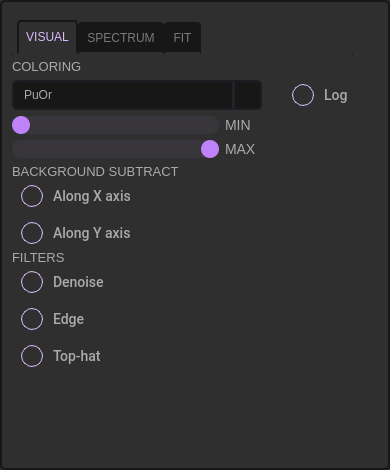
<?xml version="1.0" encoding="UTF-8"?>
<ui version="4.0">
 <class>settingsWidget</class>
 <widget class="QWidget" name="settingsWidget">
  <property name="geometry">
   <rect>
    <x>0</x>
    <y>0</y>
    <width>390</width>
    <height>470</height>
   </rect>
  </property>
  <property name="sizePolicy">
   <sizepolicy hsizetype="Preferred" vsizetype="Preferred">
    <horstretch>0</horstretch>
    <verstretch>0</verstretch>
   </sizepolicy>
  </property>
  <property name="minimumSize">
   <size>
    <width>390</width>
    <height>470</height>
   </size>
  </property>
  <property name="maximumSize">
   <size>
    <width>390</width>
    <height>470</height>
   </size>
  </property>
  <property name="windowTitle">
   <string>Form</string>
  </property>
  <property name="styleSheet">
   <string notr="true">QToolTip {
	color: #ffffff;
	background-color: rgba(27, 29, 35, 160);
	border: 1px solid rgb(40, 40, 40);
	border-radius: 2px;
}

QWidget {
	font-family: &quot;Roboto Medium&quot;;
	border: 2px solid #171717; 
	border-radius: 5px;
	background-color: #2F2F2F;
}

QLabel {
	color: rgb(170, 170, 170);
    font-size: 14px;
}

/* LINE EDIT */

/* RADIO BUTTON */
QRadioButton {
	color: #AAAAAA;
    spacing: 10px;
    font-size: 14px;
}

QRadioButton::indicator {
    border: 1px solid #DBBCFB;
	width: 20px;
	height: 20px;
 	border-radius: 11px;
    background: transparent;
}

QRadioButton::indicator:hover {
	border: 1px solid #BE82FA;
   background: transparent;
}

QRadioButton::indicator:checked {
	border: 1px solid #BE82FA;
   background: transparent;
	image: url(:/icons/svg/check.svg);
}



/* SLIDERS */
QSlider::groove:horizontal {
    border-radius: 9px;
    height: 18px;
	margin: 0px;
	background-color: #38363B;
}

QSlider::groove:horizontal:hover {
	background-color: #3A393F;
}

QSlider::handle:horizontal {
    background-color: #BE82FA;
    border: none;
    height: 18px;
    width: 18px;
    margin: 0px;
	border-radius: 9px;
}

QSlider::handle:horizontal:hover {
    background-color: #C186FE;
}

QSlider::handle:horizontal:pressed {
    background-color: #A870E0;
}

QSlider::groove:vertical {
    border-radius: 9px;
    width: 18px;
    margin: 0px;
	background-color: rgb(52, 59, 72);
}

QSlider::groove:vertical:hover {
	background-color: rgb(55, 62, 76);
}

QSlider::handle:vertical {
    background-color: rgb(85, 170, 255);
	border: none;
    height: 18px;
    width: 18px;
    margin: 0px;
	border-radius: 9px;
}

QSlider::handle:vertical:hover {
    background-color: rgb(105, 180, 255);
}

QSlider::handle:vertical:pressed {
    background-color: rgb(65, 130, 195);
}

QGroupBox {
	border: 0;
	color: rgb(170, 170, 170);
	font: 57 10px &quot;Roboto Medium&quot;;
}

QSpinBox {
	background-color: transparent;
	color: rgb(170, 170, 170);
    padding-right: 5px; /* make room for the arrows */
    border-width: 3;
}

QSpinBox::up-button {
    subcontrol-origin: border;
    subcontrol-position: right; /* position at the top right corner */
	height: 28px;
    width: 28px; 
	background-color: rgb(93,93,93);
    border-radius: 4px;
    border: 1px;
}

QSpinBox::down-button {
    subcontrol-origin: border;
    subcontrol-position: left; /* position at the top right corner */
	height: 28px;
    width: 28px;
	background-color: rgb(93,93,93);
    border-radius: 4px;
    border: 1px;
}

QSpinBox::up-arrow {
    width: 20px;
    height: 20px;
    image: url(:/icons/svg/plus.svg) 1;
}

QSpinBox::down-arrow {
    image: url(:/icons/svg/minus.svg) 1;
    width: 20px;
    height: 20px;
}

QSpinBox::up-button:pressed {
    background-color: rgb(200,200,200);
}


</string>
  </property>
  <layout class="QGridLayout" name="gridLayout_3">
   <property name="leftMargin">
    <number>12</number>
   </property>
   <property name="topMargin">
    <number>12</number>
   </property>
   <property name="rightMargin">
    <number>12</number>
   </property>
   <property name="spacing">
    <number>0</number>
   </property>
   <item row="1" column="1">
    <spacer name="verticalSpacer_3">
     <property name="orientation">
      <enum>Qt::Orientation::Vertical</enum>
     </property>
     <property name="sizeType">
      <enum>QSizePolicy::Policy::Expanding</enum>
     </property>
     <property name="sizeHint" stdset="0">
      <size>
       <width>5</width>
       <height>40</height>
      </size>
     </property>
    </spacer>
   </item>
   <item row="0" column="0" rowspan="2">
    <widget class="QTabWidget" name="tabWidget">
     <property name="sizePolicy">
      <sizepolicy hsizetype="Expanding" vsizetype="Expanding">
       <horstretch>0</horstretch>
       <verstretch>0</verstretch>
      </sizepolicy>
     </property>
     <property name="minimumSize">
      <size>
       <width>0</width>
       <height>430</height>
      </size>
     </property>
     <property name="maximumSize">
      <size>
       <width>16777215</width>
       <height>430</height>
      </size>
     </property>
     <property name="styleSheet">
      <string notr="true">QTabWidget::tab-bar {
    left: 5px; /* move to the right by 5px */
}

/* Style the tab using the tab sub-control. Note that
    it reads QTabBar _not_ QTabWidget */
QTabBar::tab {
    background: #171717;
	border: 2px solid #171717;
    border-bottom-color: #2F2F2F; /* same as the pane color */
    border-top-left-radius: 4px;
    border-top-right-radius: 4px;
    min-width: 8ex;
    padding: 7px;
}

QTabBar::tab:selected {
	background: #2F2F2F;
	border: 2px solid #171717;
    border-bottom-color: #2F2F2F; /* same as pane color */
	font: 14px &quot;Roboto Medium&quot;;
    color: #DBBCFB;
}

QTabBar::tab:!selected {
    margin-top: 2px; /* make non-selected tabs look smaller */
	font: 14px &quot;Roboto Medium&quot;;
    color: #797979;
}

QWidget {
	font-family: &quot;Roboto Medium&quot;;
	background-color: #2F2F2F;
	border: 0px black;
}

/* LINE EDIT */
QLineEdit {
	color: rgb(170, 170, 170);
	background-color: #171717;
	border-radius: 5px;
	border: 2px solid rgb(27, 29, 35);
	padding-left: 5px;
}

QLineEdit:hover {
	border: 2px solid rgb(64, 71, 88);
}

QLineEdit:focus {
	border: 2px solid rgb(91, 101, 124);
}

/* CHECKBOX */
QCheckBox {
	color: #AAAAAA;
    spacing: 10px;
    font-size: 14px;
}

QCheckBox::indicator {
    border: 1px solid #DBBCFB;
	width: 20px;
	height: 20px;
 	border-radius: 11px;
    background: transparent;
}

QCheckBox::indicator:hover {
	border: 1px solid #BE82FA;
   background: transparent;
}

QCheckBox::indicator:checked {
	border: 1px solid #BE82FA;
   background: transparent;
	image: url(:/icons/svg/check.svg);
}

/* COMBOBOX */
QComboBox {
	color: rgb(170, 170, 170);
	background-color: #171717;
	border-radius: 5px;
	border: 2px solid rgb(27, 29, 35);
	padding: 5px;
	padding-left: 10px;
}



QComboBox:hover{
	background-color: #171717;
	border: 2px solid rgb(64, 71, 88);
}

QComboBox::drop-down {
	background-color: #171717;
	subcontrol-origin: padding;
	subcontrol-position: top right;
	width: 25px; 
	border-left-width: 3px;
	border-left-color: rgba(39, 44, 54, 150);
	border-left-style: solid;
	border-top-right-radius: 3px;
	border-bottom-right-radius: 3px;	
 }
QComboBox::drop-down:button {
	width: 25px; 
 }

QComboBox::down-arrow{
	image: url(:/icons/svg/arrow-down-2F2F2F.svg);
	width: 12px;
	height: 9px;
}
 
QComboBox QAbstractItemView {
	color: rgb(85, 170, 255);	
	background-color: #2F2F2F;
	padding: 5px;
	selection-background-color: #2F2F2F;
}

QComboBox QAbstractItemView::item{
    height: 50px;
}</string>
     </property>
     <property name="tabPosition">
      <enum>QTabWidget::TabPosition::North</enum>
     </property>
     <property name="tabShape">
      <enum>QTabWidget::TabShape::Rounded</enum>
     </property>
     <property name="currentIndex">
      <number>0</number>
     </property>
     <property name="elideMode">
      <enum>Qt::TextElideMode::ElideRight</enum>
     </property>
     <widget class="QWidget" name="visualTab">
      <attribute name="title">
       <string>VISUAL</string>
      </attribute>
      <layout class="QVBoxLayout" name="verticalLayout">
       <property name="leftMargin">
        <number>0</number>
       </property>
       <property name="topMargin">
        <number>0</number>
       </property>
       <property name="rightMargin">
        <number>0</number>
       </property>
       <property name="bottomMargin">
        <number>0</number>
       </property>
       <item>
        <widget class="QWidget" name="visualTabContainerWidget" native="true">
         <property name="minimumSize">
          <size>
           <width>0</width>
           <height>360</height>
          </size>
         </property>
         <property name="maximumSize">
          <size>
           <width>16777215</width>
           <height>430</height>
          </size>
         </property>
         <layout class="QGridLayout" name="gridLayout_2">
          <property name="leftMargin">
           <number>0</number>
          </property>
          <property name="topMargin">
           <number>5</number>
          </property>
          <property name="rightMargin">
           <number>0</number>
          </property>
          <property name="bottomMargin">
           <number>0</number>
          </property>
          <item row="3" column="0">
           <widget class="QSlider" name="rangeSliderMin">
            <property name="sizePolicy">
             <sizepolicy hsizetype="Fixed" vsizetype="Fixed">
              <horstretch>0</horstretch>
              <verstretch>0</verstretch>
             </sizepolicy>
            </property>
            <property name="minimumSize">
             <size>
              <width>207</width>
              <height>18</height>
             </size>
            </property>
            <property name="maximumSize">
             <size>
              <width>207</width>
              <height>16777215</height>
             </size>
            </property>
            <property name="maximum">
             <number>99</number>
            </property>
            <property name="singleStep">
             <number>1</number>
            </property>
            <property name="orientation">
             <enum>Qt::Orientation::Horizontal</enum>
            </property>
           </widget>
          </item>
          <item row="4" column="0">
           <widget class="QSlider" name="rangeSliderMax">
            <property name="sizePolicy">
             <sizepolicy hsizetype="Fixed" vsizetype="Fixed">
              <horstretch>0</horstretch>
              <verstretch>0</verstretch>
             </sizepolicy>
            </property>
            <property name="minimumSize">
             <size>
              <width>207</width>
              <height>18</height>
             </size>
            </property>
            <property name="maximumSize">
             <size>
              <width>207</width>
              <height>16777215</height>
             </size>
            </property>
            <property name="maximum">
             <number>99</number>
            </property>
            <property name="value">
             <number>99</number>
            </property>
            <property name="sliderPosition">
             <number>99</number>
            </property>
            <property name="orientation">
             <enum>Qt::Orientation::Horizontal</enum>
            </property>
           </widget>
          </item>
          <item row="9" column="0">
           <spacer name="verticalSpacer">
            <property name="orientation">
             <enum>Qt::Orientation::Vertical</enum>
            </property>
            <property name="sizeHint" stdset="0">
             <size>
              <width>20</width>
              <height>7</height>
             </size>
            </property>
           </spacer>
          </item>
          <item row="8" column="0">
           <widget class="QFrame" name="filterQFrame">
            <property name="sizePolicy">
             <sizepolicy hsizetype="Minimum" vsizetype="Fixed">
              <horstretch>0</horstretch>
              <verstretch>0</verstretch>
             </sizepolicy>
            </property>
            <property name="minimumSize">
             <size>
              <width>0</width>
              <height>0</height>
             </size>
            </property>
            <property name="maximumSize">
             <size>
              <width>16777215</width>
              <height>16777215</height>
             </size>
            </property>
            <layout class="QVBoxLayout" name="verticalLayout_12">
             <property name="spacing">
              <number>15</number>
             </property>
             <property name="topMargin">
              <number>0</number>
             </property>
             <property name="bottomMargin">
              <number>0</number>
             </property>
             <item>
              <widget class="QCheckBox" name="waveletCheckBox">
               <property name="font">
                <font>
                 <family>Roboto Medium</family>
                 <pointsize>-1</pointsize>
                </font>
               </property>
               <property name="toolTip">
                <string notr="true"/>
               </property>
               <property name="text">
                <string notr="true">Denoise</string>
               </property>
              </widget>
             </item>
             <item>
              <widget class="QCheckBox" name="edgeFilterCheckBox">
               <property name="font">
                <font>
                 <family>Roboto Medium</family>
                 <pointsize>-1</pointsize>
                </font>
               </property>
               <property name="toolTip">
                <string notr="true"/>
               </property>
               <property name="text">
                <string notr="true">Edge</string>
               </property>
              </widget>
             </item>
             <item>
              <widget class="QCheckBox" name="topHatCheckBox">
               <property name="font">
                <font>
                 <family>Roboto Medium</family>
                 <pointsize>-1</pointsize>
                </font>
               </property>
               <property name="toolTip">
                <string notr="true"/>
               </property>
               <property name="text">
                <string notr="true">Top-hat</string>
               </property>
              </widget>
             </item>
            </layout>
           </widget>
          </item>
          <item row="2" column="0" colspan="2">
           <widget class="QComboBox" name="colorComboBox">
            <property name="sizePolicy">
             <sizepolicy hsizetype="Fixed" vsizetype="Fixed">
              <horstretch>0</horstretch>
              <verstretch>0</verstretch>
             </sizepolicy>
            </property>
            <property name="minimumSize">
             <size>
              <width>250</width>
              <height>30</height>
             </size>
            </property>
            <property name="maximumSize">
             <size>
              <width>250</width>
              <height>30</height>
             </size>
            </property>
            <property name="toolTip">
             <string notr="true"/>
            </property>
            <property name="currentText">
             <string>PuOr</string>
            </property>
            <property name="iconSize">
             <size>
              <width>150</width>
              <height>20</height>
             </size>
            </property>
            <property name="frame">
             <bool>false</bool>
            </property>
            <item>
             <property name="text">
              <string notr="true">PuOr</string>
             </property>
             <property name="icon">
              <iconset resource="resources.qrc">
               <normaloff>:/icons/PuOr.png</normaloff>:/icons/PuOr.png</iconset>
             </property>
            </item>
            <item>
             <property name="text">
              <string notr="true">RdYlBu</string>
             </property>
             <property name="icon">
              <iconset resource="resources.qrc">
               <normaloff>:/icons/RdYlBu.png</normaloff>:/icons/RdYlBu.png</iconset>
             </property>
            </item>
            <item>
             <property name="text">
              <string notr="true">bwr</string>
             </property>
             <property name="icon">
              <iconset resource="resources.qrc">
               <normaloff>:/icons/bwr.png</normaloff>:/icons/bwr.png</iconset>
             </property>
            </item>
            <item>
             <property name="text">
              <string notr="true">viridis</string>
             </property>
             <property name="icon">
              <iconset resource="resources.qrc">
               <normaloff>:/icons/viridis.png</normaloff>:/icons/viridis.png</iconset>
             </property>
            </item>
            <item>
             <property name="text">
              <string notr="true">cividis</string>
             </property>
             <property name="icon">
              <iconset resource="resources.qrc">
               <normaloff>:/icons/cividis.png</normaloff>:/icons/cividis.png</iconset>
             </property>
            </item>
            <item>
             <property name="text">
              <string notr="true">gray</string>
             </property>
             <property name="icon">
              <iconset resource="resources.qrc">
               <normaloff>:/icons/gray.png</normaloff>:/icons/gray.png</iconset>
             </property>
            </item>
           </widget>
          </item>
          <item row="7" column="0">
           <widget class="QLabel" name="label_39">
            <property name="sizePolicy">
             <sizepolicy hsizetype="Preferred" vsizetype="Fixed">
              <horstretch>0</horstretch>
              <verstretch>0</verstretch>
             </sizepolicy>
            </property>
            <property name="styleSheet">
             <string notr="true">font-size: 13px</string>
            </property>
            <property name="text">
             <string>FILTERS</string>
            </property>
           </widget>
          </item>
          <item row="3" column="1">
           <widget class="QLabel" name="label_2">
            <property name="text">
             <string>MIN</string>
            </property>
           </widget>
          </item>
          <item row="5" column="0">
           <widget class="QLabel" name="label_38">
            <property name="sizePolicy">
             <sizepolicy hsizetype="Preferred" vsizetype="Fixed">
              <horstretch>0</horstretch>
              <verstretch>0</verstretch>
             </sizepolicy>
            </property>
            <property name="styleSheet">
             <string notr="true">font-size: 13px</string>
            </property>
            <property name="text">
             <string>BACKGROUND SUBTRACT</string>
            </property>
           </widget>
          </item>
          <item row="4" column="1">
           <widget class="QLabel" name="label_3">
            <property name="text">
             <string>MAX</string>
            </property>
           </widget>
          </item>
          <item row="1" column="0">
           <widget class="QLabel" name="label_40">
            <property name="sizePolicy">
             <sizepolicy hsizetype="Preferred" vsizetype="Fixed">
              <horstretch>0</horstretch>
              <verstretch>0</verstretch>
             </sizepolicy>
            </property>
            <property name="styleSheet">
             <string notr="true">font-size: 13px</string>
            </property>
            <property name="text">
             <string>COLORING</string>
            </property>
           </widget>
          </item>
          <item row="2" column="2">
           <widget class="QCheckBox" name="logScaleCheckBox">
            <property name="font">
             <font>
              <family>Roboto Medium</family>
              <pointsize>-1</pointsize>
             </font>
            </property>
            <property name="layoutDirection">
             <enum>Qt::LayoutDirection::LeftToRight</enum>
            </property>
            <property name="autoFillBackground">
             <bool>false</bool>
            </property>
            <property name="text">
             <string notr="true">Log</string>
            </property>
            <property name="checked">
             <bool>false</bool>
            </property>
           </widget>
          </item>
          <item row="6" column="0">
           <widget class="QFrame" name="bgndSubtractQFrame">
            <property name="sizePolicy">
             <sizepolicy hsizetype="Minimum" vsizetype="Fixed">
              <horstretch>0</horstretch>
              <verstretch>0</verstretch>
             </sizepolicy>
            </property>
            <property name="minimumSize">
             <size>
              <width>207</width>
              <height>0</height>
             </size>
            </property>
            <property name="layoutDirection">
             <enum>Qt::LayoutDirection::LeftToRight</enum>
            </property>
            <layout class="QVBoxLayout" name="verticalLayout_7">
             <property name="spacing">
              <number>15</number>
             </property>
             <property name="topMargin">
              <number>0</number>
             </property>
             <property name="bottomMargin">
              <number>0</number>
             </property>
             <item>
              <widget class="QCheckBox" name="bgndSubtractXCheckBox">
               <property name="sizePolicy">
                <sizepolicy hsizetype="Fixed" vsizetype="Fixed">
                 <horstretch>0</horstretch>
                 <verstretch>0</verstretch>
                </sizepolicy>
               </property>
               <property name="font">
                <font>
                 <family>Roboto Medium</family>
                 <pointsize>-1</pointsize>
                </font>
               </property>
               <property name="toolTip">
                <string notr="true">Background subtraction along X</string>
               </property>
               <property name="text">
                <string notr="true">Along X axis</string>
               </property>
               <property name="checked">
                <bool>false</bool>
               </property>
               <property name="tristate">
                <bool>false</bool>
               </property>
              </widget>
             </item>
             <item>
              <widget class="QCheckBox" name="bgndSubtractYCheckBox">
               <property name="sizePolicy">
                <sizepolicy hsizetype="Fixed" vsizetype="Fixed">
                 <horstretch>0</horstretch>
                 <verstretch>0</verstretch>
                </sizepolicy>
               </property>
               <property name="font">
                <font>
                 <family>Roboto Medium</family>
                 <pointsize>-1</pointsize>
                </font>
               </property>
               <property name="toolTip">
                <string notr="true">Background subtraction along Y</string>
               </property>
               <property name="text">
                <string notr="true">Along Y axis</string>
               </property>
               <property name="tristate">
                <bool>false</bool>
               </property>
              </widget>
             </item>
            </layout>
           </widget>
          </item>
         </layout>
        </widget>
       </item>
      </layout>
     </widget>
     <widget class="QWidget" name="spectrumTab">
      <attribute name="title">
       <string>SPECTRUM</string>
      </attribute>
      <layout class="QVBoxLayout" name="verticalLayout_3">
       <property name="leftMargin">
        <number>0</number>
       </property>
       <property name="topMargin">
        <number>0</number>
       </property>
       <property name="rightMargin">
        <number>0</number>
       </property>
       <property name="bottomMargin">
        <number>0</number>
       </property>
       <item>
        <widget class="QWidget" name="spectrumTabContainerWidget" native="true">
         <property name="minimumSize">
          <size>
           <width>0</width>
           <height>360</height>
          </size>
         </property>
         <property name="maximumSize">
          <size>
           <width>16777215</width>
           <height>430</height>
          </size>
         </property>
         <layout class="QGridLayout" name="gridLayout">
          <property name="leftMargin">
           <number>0</number>
          </property>
          <property name="topMargin">
           <number>5</number>
          </property>
          <property name="rightMargin">
           <number>0</number>
          </property>
          <property name="bottomMargin">
           <number>0</number>
          </property>
          <item row="4" column="0">
           <widget class="QLabel" name="label_43">
            <property name="sizePolicy">
             <sizepolicy hsizetype="Fixed" vsizetype="Fixed">
              <horstretch>0</horstretch>
              <verstretch>0</verstretch>
             </sizepolicy>
            </property>
            <property name="styleSheet">
             <string notr="true">font-size: 13px</string>
            </property>
            <property name="text">
             <string>POINTS ADDED</string>
            </property>
           </widget>
          </item>
          <item row="2" column="0">
           <widget class="QLabel" name="label">
            <property name="sizePolicy">
             <sizepolicy hsizetype="Fixed" vsizetype="Fixed">
              <horstretch>0</horstretch>
              <verstretch>0</verstretch>
             </sizepolicy>
            </property>
            <property name="styleSheet">
             <string notr="true">font-size: 13px</string>
            </property>
            <property name="text">
             <string>INITIAL STATE</string>
            </property>
           </widget>
          </item>
          <item row="2" column="1" colspan="2">
           <widget class="MultiStatesLineEdit" name="initStateLineEdit">
            <property name="sizePolicy">
             <sizepolicy hsizetype="Fixed" vsizetype="Fixed">
              <horstretch>0</horstretch>
              <verstretch>0</verstretch>
             </sizepolicy>
            </property>
            <property name="minimumSize">
             <size>
              <width>170</width>
              <height>30</height>
             </size>
            </property>
            <property name="maximumSize">
             <size>
              <width>16777215</width>
              <height>30</height>
             </size>
            </property>
            <property name="placeholderText">
             <string>dressed or bare indices</string>
            </property>
           </widget>
          </item>
          <item row="3" column="1" colspan="2">
           <widget class="IntLineEdit" name="evalsCountLineEdit">
            <property name="sizePolicy">
             <sizepolicy hsizetype="Fixed" vsizetype="Fixed">
              <horstretch>0</horstretch>
              <verstretch>0</verstretch>
             </sizepolicy>
            </property>
            <property name="minimumSize">
             <size>
              <width>170</width>
              <height>30</height>
             </size>
            </property>
            <property name="maximumSize">
             <size>
              <width>16777215</width>
              <height>30</height>
             </size>
            </property>
            <property name="text">
             <string>20</string>
            </property>
           </widget>
          </item>
          <item row="3" column="0">
           <widget class="QLabel" name="label_42">
            <property name="sizePolicy">
             <sizepolicy hsizetype="Fixed" vsizetype="Fixed">
              <horstretch>0</horstretch>
              <verstretch>0</verstretch>
             </sizepolicy>
            </property>
            <property name="styleSheet">
             <string notr="true">font-size: 13px</string>
            </property>
            <property name="text">
             <string>EVALS COUNT</string>
            </property>
           </widget>
          </item>
          <item row="1" column="1" colspan="2">
           <widget class="QComboBox" name="subsysComboBox">
            <property name="sizePolicy">
             <sizepolicy hsizetype="Fixed" vsizetype="Fixed">
              <horstretch>0</horstretch>
              <verstretch>0</verstretch>
             </sizepolicy>
            </property>
            <property name="minimumSize">
             <size>
              <width>170</width>
              <height>30</height>
             </size>
            </property>
            <property name="maximumSize">
             <size>
              <width>16777215</width>
              <height>30</height>
             </size>
            </property>
            <property name="styleSheet">
             <string notr="true"/>
            </property>
            <property name="sizeAdjustPolicy">
             <enum>QComboBox::SizeAdjustPolicy::AdjustToMinimumContentsLengthWithIcon</enum>
            </property>
           </widget>
          </item>
          <item row="6" column="1">
           <widget class="QSpinBox" name="prefitPhotonSpinBox">
            <property name="sizePolicy">
             <sizepolicy hsizetype="Fixed" vsizetype="Fixed">
              <horstretch>0</horstretch>
              <verstretch>0</verstretch>
             </sizepolicy>
            </property>
            <property name="minimumSize">
             <size>
              <width>96</width>
              <height>35</height>
             </size>
            </property>
            <property name="styleSheet">
             <string notr="true">QSpinBox {
    color: #FFFFFF;
    background-color: #2F2F2F;
	height: 28px;
    width: 28px; 
    background-image: url(:/images/spin_box_bg_171717.svg) 1;
    background-repeat: no-repeat;
    background-position: center center;
    background-origin: content;
   /*padding: -5px 0px -14px 0px;*/
}

QSpinBox::up-button {
    subcontrol-origin: border;
    subcontrol-position: right; /* position at the top right corner */
	height: 28px;
    width: 28px; 
	background-color: #171717;
    border-radius: 4px;
}

QSpinBox::down-button {
    subcontrol-origin: border;
    subcontrol-position: left; /* position at the top right corner */
	height: 28px;
    width: 28px;
	background-color: #171717;
    border-radius: 4px;
    border: 1px;
}

QSpinBox::up-arrow {
    width: 20px;
    height: 20px;
    image: url(:/icons/svg/plus.svg) 1;
}

QSpinBox::up-arrow:pressed {
    width: 20px;
    height: 20px;
    image: url(:/icons/svg/plus-pressed.svg) 1;
}

QSpinBox::down-arrow {
    image: url(:/icons/svg/minus.svg) 1;
    width: 20px;
    height: 20px;
}

QSpinBox::down-arrow:pressed {
    image: url(:/icons/svg/minus-pressed.svg) 1;
    width: 20px;
    height: 20px;
}

QSpinBox::up-button:pressed {
    background-color: #262626;
}

QSpinBox::down-button:pressed {
    background-color: #262626;
}</string>
            </property>
            <property name="alignment">
             <set>Qt::AlignmentFlag::AlignCenter</set>
            </property>
            <property name="minimum">
             <number>1</number>
            </property>
           </widget>
          </item>
          <item row="4" column="1" colspan="2">
           <widget class="IntLineEdit" name="pointsAddLineEdit">
            <property name="sizePolicy">
             <sizepolicy hsizetype="Fixed" vsizetype="Fixed">
              <horstretch>0</horstretch>
              <verstretch>0</verstretch>
             </sizepolicy>
            </property>
            <property name="minimumSize">
             <size>
              <width>170</width>
              <height>30</height>
             </size>
            </property>
            <property name="maximumSize">
             <size>
              <width>16777215</width>
              <height>30</height>
             </size>
            </property>
            <property name="text">
             <string>10</string>
            </property>
            <property name="placeholderText">
             <string># of x value for spectrum sweep</string>
            </property>
           </widget>
          </item>
          <item row="1" column="0">
           <widget class="QLabel" name="label_44">
            <property name="sizePolicy">
             <sizepolicy hsizetype="Fixed" vsizetype="Fixed">
              <horstretch>0</horstretch>
              <verstretch>0</verstretch>
             </sizepolicy>
            </property>
            <property name="styleSheet">
             <string notr="true">font-size: 13px</string>
            </property>
            <property name="text">
             <string>TRANSITIONS</string>
            </property>
           </widget>
          </item>
          <item row="1" column="3">
           <widget class="QPushButton" name="numericalSpectrumSettingsHelpPushButton">
            <property name="sizePolicy">
             <sizepolicy hsizetype="Fixed" vsizetype="Fixed">
              <horstretch>0</horstretch>
              <verstretch>0</verstretch>
             </sizepolicy>
            </property>
            <property name="minimumSize">
             <size>
              <width>0</width>
              <height>0</height>
             </size>
            </property>
            <property name="styleSheet">
             <string notr="true">QPushButton {
    border: none;
    background: none;
}</string>
            </property>
            <property name="text">
             <string/>
            </property>
            <property name="icon">
             <iconset resource="resources.qrc">
              <normaloff>:/icons/svg/question-circle.svg</normaloff>:/icons/svg/question-circle.svg</iconset>
            </property>
            <property name="iconSize">
             <size>
              <width>23</width>
              <height>23</height>
             </size>
            </property>
           </widget>
          </item>
          <item row="6" column="0">
           <widget class="QLabel" name="label_33">
            <property name="sizePolicy">
             <sizepolicy hsizetype="Fixed" vsizetype="Fixed">
              <horstretch>0</horstretch>
              <verstretch>0</verstretch>
             </sizepolicy>
            </property>
            <property name="styleSheet">
             <string notr="true">font-size: 13px</string>
            </property>
            <property name="text">
             <string>PHOTONS</string>
            </property>
           </widget>
          </item>
          <item row="7" column="0">
           <spacer name="verticalSpacer_2">
            <property name="orientation">
             <enum>Qt::Orientation::Vertical</enum>
            </property>
            <property name="sizeHint" stdset="0">
             <size>
              <width>20</width>
              <height>115</height>
             </size>
            </property>
           </spacer>
          </item>
          <item row="5" column="0">
           <widget class="QLabel" name="label_4">
            <property name="text">
             <string>NUM CPUS</string>
            </property>
           </widget>
          </item>
          <item row="5" column="1">
           <widget class="IntLineEdit" name="numCPUsLineEdit">
            <property name="sizePolicy">
             <sizepolicy hsizetype="Fixed" vsizetype="Fixed">
              <horstretch>0</horstretch>
              <verstretch>0</verstretch>
             </sizepolicy>
            </property>
            <property name="minimumSize">
             <size>
              <width>170</width>
              <height>30</height>
             </size>
            </property>
            <property name="text">
             <string>1</string>
            </property>
           </widget>
          </item>
         </layout>
        </widget>
       </item>
      </layout>
     </widget>
     <widget class="QWidget" name="fitTab">
      <attribute name="title">
       <string>FIT</string>
      </attribute>
      <layout class="QVBoxLayout" name="verticalLayout_2">
       <property name="leftMargin">
        <number>0</number>
       </property>
       <property name="topMargin">
        <number>0</number>
       </property>
       <property name="rightMargin">
        <number>0</number>
       </property>
       <property name="bottomMargin">
        <number>0</number>
       </property>
       <item>
        <widget class="QWidget" name="fitTabContainerWidget" native="true">
         <property name="minimumSize">
          <size>
           <width>0</width>
           <height>360</height>
          </size>
         </property>
         <property name="maximumSize">
          <size>
           <width>16777215</width>
           <height>430</height>
          </size>
         </property>
         <layout class="QGridLayout" name="gridLayout_4">
          <property name="leftMargin">
           <number>0</number>
          </property>
          <property name="topMargin">
           <number>5</number>
          </property>
          <property name="rightMargin">
           <number>0</number>
          </property>
          <property name="bottomMargin">
           <number>0</number>
          </property>
          <item row="1" column="1" colspan="2">
           <widget class="PositiveFloatLineEdit" name="tolLineEdit">
            <property name="sizePolicy">
             <sizepolicy hsizetype="Fixed" vsizetype="Fixed">
              <horstretch>0</horstretch>
              <verstretch>0</verstretch>
             </sizepolicy>
            </property>
            <property name="minimumSize">
             <size>
              <width>170</width>
              <height>30</height>
             </size>
            </property>
            <property name="maximumSize">
             <size>
              <width>16777215</width>
              <height>30</height>
             </size>
            </property>
            <property name="styleSheet">
             <string>font-size: 13px</string>
            </property>
            <property name="text">
             <string>1e-6</string>
            </property>
           </widget>
          </item>
          <item row="2" column="0">
           <spacer name="verticalSpacer_4">
            <property name="orientation">
             <enum>Qt::Orientation::Vertical</enum>
            </property>
            <property name="sizeHint" stdset="0">
             <size>
              <width>20</width>
              <height>240</height>
             </size>
            </property>
           </spacer>
          </item>
          <item row="0" column="0">
           <widget class="QLabel" name="label_47">
            <property name="sizePolicy">
             <sizepolicy hsizetype="Fixed" vsizetype="Preferred">
              <horstretch>0</horstretch>
              <verstretch>0</verstretch>
             </sizepolicy>
            </property>
            <property name="styleSheet">
             <string notr="true">font-size: 13px</string>
            </property>
            <property name="text">
             <string>OPTIMIZER</string>
            </property>
           </widget>
          </item>
          <item row="0" column="1">
           <widget class="QComboBox" name="optimizerComboBox">
            <property name="sizePolicy">
             <sizepolicy hsizetype="Fixed" vsizetype="Fixed">
              <horstretch>0</horstretch>
              <verstretch>0</verstretch>
             </sizepolicy>
            </property>
            <property name="minimumSize">
             <size>
              <width>170</width>
              <height>30</height>
             </size>
            </property>
            <property name="maximumSize">
             <size>
              <width>16777213</width>
              <height>30</height>
             </size>
            </property>
            <property name="styleSheet">
             <string>font-size: 13px</string>
            </property>
            <item>
             <property name="text">
              <string>L-BFGS-B</string>
             </property>
            </item>
            <item>
             <property name="text">
              <string>Nelder-Mead</string>
             </property>
            </item>
            <item>
             <property name="text">
              <string>Powell</string>
             </property>
            </item>
            <item>
             <property name="text">
              <string>shgo</string>
             </property>
            </item>
            <item>
             <property name="text">
              <string>differential evolution</string>
             </property>
            </item>
           </widget>
          </item>
          <item row="1" column="0">
           <widget class="QLabel" name="label_8">
            <property name="sizePolicy">
             <sizepolicy hsizetype="Fixed" vsizetype="Preferred">
              <horstretch>0</horstretch>
              <verstretch>0</verstretch>
             </sizepolicy>
            </property>
            <property name="minimumSize">
             <size>
              <width>0</width>
              <height>0</height>
             </size>
            </property>
            <property name="styleSheet">
             <string notr="true">font-size: 13px</string>
            </property>
            <property name="text">
             <string>TOLERANCE</string>
            </property>
           </widget>
          </item>
         </layout>
        </widget>
       </item>
      </layout>
     </widget>
    </widget>
   </item>
   <item row="0" column="1">
    <widget class="QPushButton" name="settingsCloseButton">
     <property name="sizePolicy">
      <sizepolicy hsizetype="Fixed" vsizetype="Fixed">
       <horstretch>0</horstretch>
       <verstretch>0</verstretch>
      </sizepolicy>
     </property>
     <property name="minimumSize">
      <size>
       <width>25</width>
       <height>0</height>
      </size>
     </property>
     <property name="maximumSize">
      <size>
       <width>25</width>
       <height>16777215</height>
      </size>
     </property>
     <property name="styleSheet">
      <string notr="true">QPushButton {
    border: none;
    background: none;
}</string>
     </property>
     <property name="text">
      <string/>
     </property>
     <property name="icon">
      <iconset resource="resources.qrc">
       <normaloff>:/icons/svg/cross.svg</normaloff>:/icons/svg/cross.svg</iconset>
     </property>
     <property name="iconSize">
      <size>
       <width>30</width>
       <height>30</height>
      </size>
     </property>
    </widget>
   </item>
  </layout>
 </widget>
 <customwidgets>
  <customwidget>
   <class>MultiStatesLineEdit</class>
   <extends>QLineEdit</extends>
   <header>qfit/widgets/validated_line_edits.h</header>
  </customwidget>
  <customwidget>
   <class>PositiveFloatLineEdit</class>
   <extends>QLineEdit</extends>
   <header>qfit/widgets/validated_line_edits.h</header>
  </customwidget>
  <customwidget>
   <class>IntLineEdit</class>
   <extends>QLineEdit</extends>
   <header>qfit/widgets/validated_line_edits.h</header>
  </customwidget>
 </customwidgets>
 <resources>
  <include location="resources.qrc"/>
 </resources>
 <connections/>
</ui>
